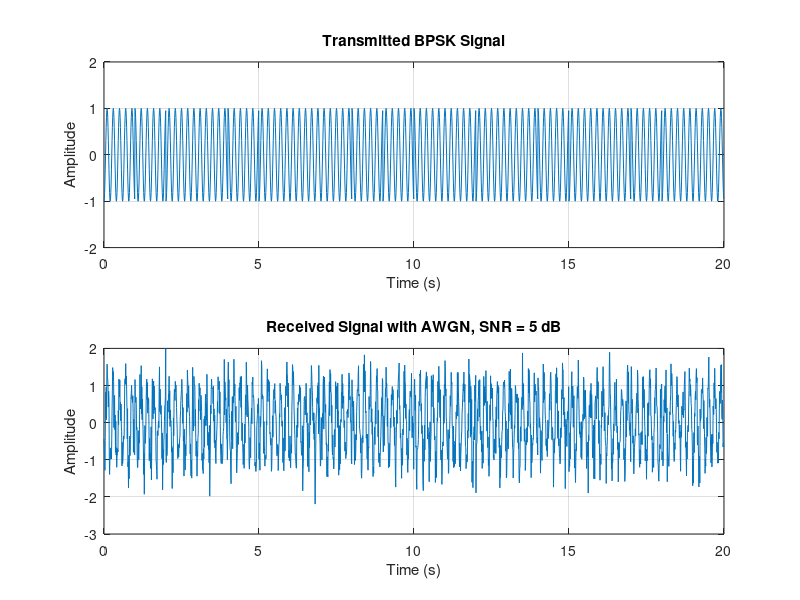
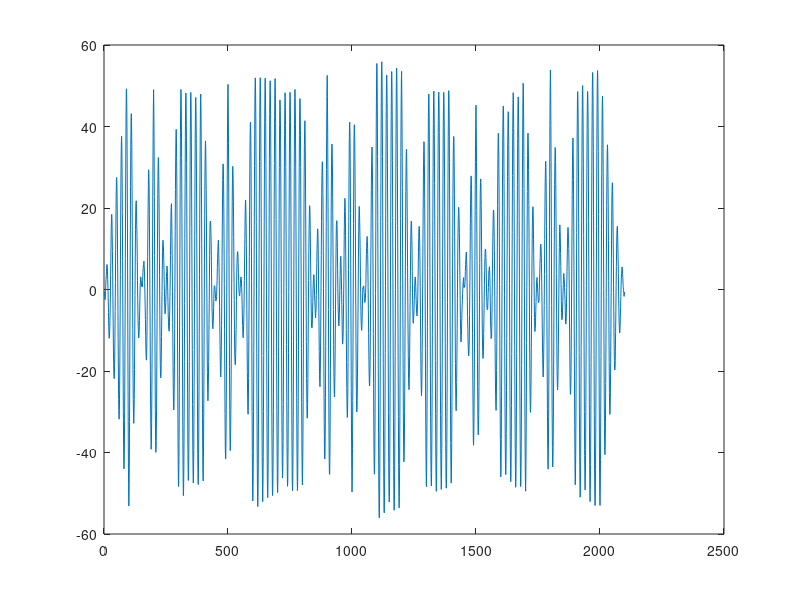

MATLAB code for these plots, in order: (Note: this script raises an error after producing the figures.)
clc;clear;close all;
%% Parameters
N = 20; Tb = 1; Fs = 100;
t = 0:1/Fs:Tb-1/Fs;
L = length(t);
A = 1; fc = 5;
SNR_dB = 5;

%% BPSK Signal Generation
bits = randi([0 1],1,N);
reference = A*cos(2*pi*fc*t);

tx_signal = repelem(2*bits-1,L).*repmat(reference,1,N);

%% Add AWGN
noise_power = mean(tx_signal.^2)/10^(SNR_dB/10);
rx_signal = tx_signal + sqrt(noise_power)*randn(size(tx_signal));

%% Matched Filter Receiver
mf_output = conv(rx_signal,fliplr(reference));
mf_samples = mf_output(L:L:N*L);
detected_mf = mf_samples > 0;

%% Correlator Receiver
rx_matrix = reshape(rx_signal,L,N);
corr_output = sum(rx_matrix.*reference.',1);
detected_corr = corr_output > 0;

%% BER Calculation
BER_MF = mean(bits ~= detected_mf);
BER_CORR = mean(bits ~= detected_corr);

%% Display Results
fprintf('Transmitted Bits: ');
disp(bits);

fprintf('Matched Filter Detected Bits: ');
disp(detected_mf);

fprintf('Correlator Detected Bits: ');
disp(detected_corr);

fprintf('Matched Filter BER = %.4f\n',BER_MF);
fprintf('Correlator BER = %.4f\n',BER_CORR);

%% Transmitted and Received Signals
figure;
subplot(2,1,1);
plot((0:length(tx_signal)-1)/Fs,tx_signal);
axis ([0 20 -2 2])
grid on;
xlabel('Time (s)'); ylabel('Amplitude');
title('Transmitted BPSK Signal');

subplot(2,1,2);
plot((0:length(rx_signal)-1)/Fs,rx_signal);
grid on;
xlabel('Time (s)'); ylabel('Amplitude');
title(['Received Signal with AWGN, SNR = ',num2str(SNR_dB),' dB']);

%% Matched Filter Output
figure;
plot(mf_output);
hold on;
for k = 1:N
    xline(k*L,'--r');
end
grid on;
xlabel('Sample Index'); ylabel('Amplitude');
title('Matched Filter Output');

%% Correlator Output
figure;
stem(1:N,corr_output,'filled');
grid on;
xlabel('Bit Index'); ylabel('Correlation Value');
title('Correlator Receiver Output');

%% Detected Bits Comparison
figure;
subplot(2,1,1);
stem(1:N,double(detected_mf),'filled');
ylim([-0.2 1.2]);
grid on;
xlabel('Bit Index'); ylabel('Detected Bit');
title('Matched Filter Detection');

subplot(2,1,2);
stem(1:N,double(detected_corr),'filled');
ylim([-0.2 1.2]);
grid on;
xlabel('Bit Index'); ylabel('Detected Bit');
title('Correlator Receiver Detection');
